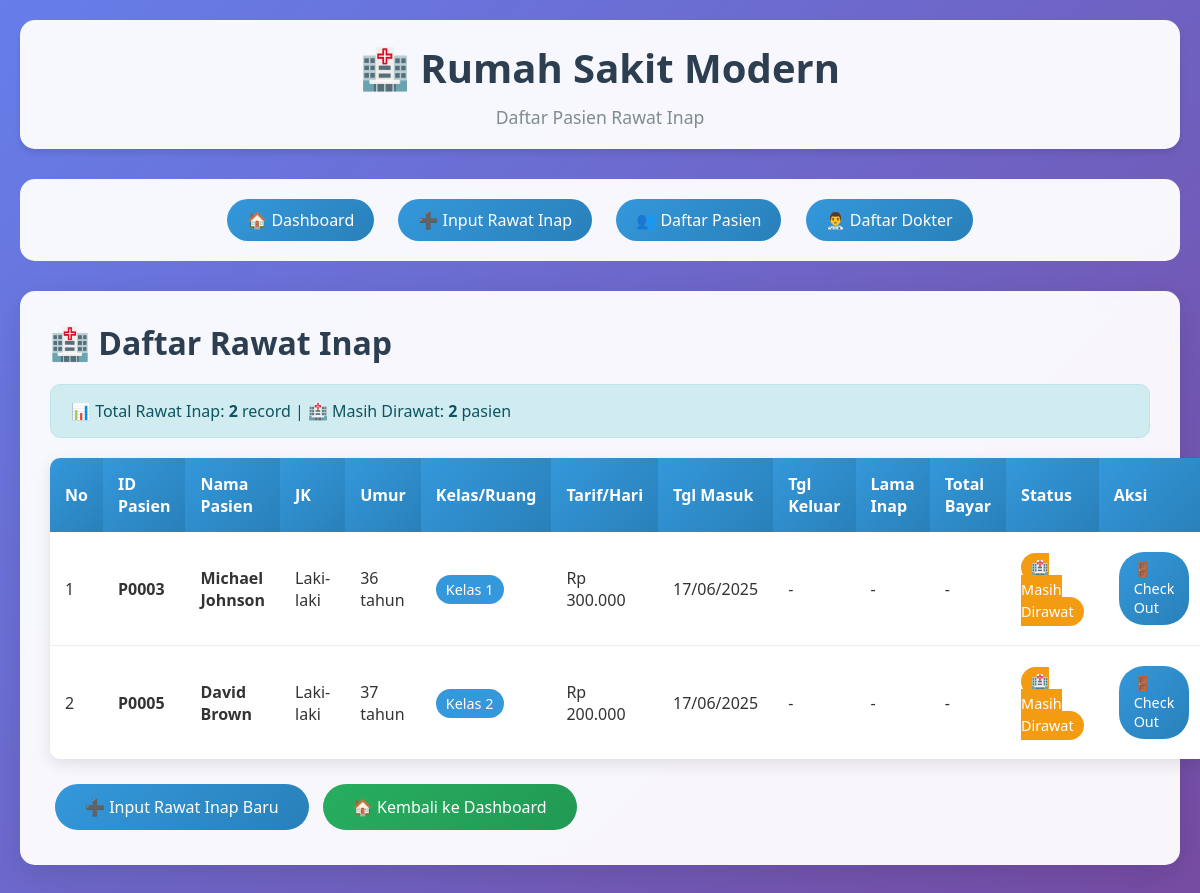
Screenshot of /rawat_inap_list.php with the database file from the repository.
### tables this page shows
CREATE TABLE IF NOT EXISTS detail_inap (
    Id_Pasien INT,
    kelas VARCHAR(10),
    tgl_inap DATE NOT NULL,
    Tgl_keluarinap DATE,
    total_Inap DECIMAL(12,2),
    lama_inap INT,
    PRIMARY KEY (Id_Pasien, kelas, tgl_inap),
    FOREIGN KEY (Id_Pasien) REFERENCES pasien(Id_Pasien),
    FOREIGN KEY (kelas) REFERENCES data_ruang(Kelas)
);

CREATE TABLE IF NOT EXISTS pasien (
    Id_Pasien INT AUTO_INCREMENT PRIMARY KEY,
    Jenis_Pasien ENUM('Rawat Jalan', 'Rawat Inap') NOT NULL,
    Nm_Pasien VARCHAR(100) NOT NULL,
    Tgl_Masuk DATE NOT NULL,
    Tmpt_Lahir VARCHAR(50) NOT NULL,
    Tgl_lahir DATE NOT NULL,
    Umur INT NOT NULL,
    JK ENUM('L', 'P') NOT NULL,
    Alamat TEXT NOT NULL,
    Tlpn VARCHAR(15),
    created_at TIMESTAMP DEFAULT CURRENT_TIMESTAMP,
    updated_at TIMESTAMP DEFAULT CURRENT_TIMESTAMP ON UPDATE CURRENT_TIMESTAMP
);

CREATE TABLE IF NOT EXISTS data_ruang (
    Kelas VARCHAR(10) PRIMARY KEY,
    nm_Rinap VARCHAR(50) NOT NULL,
    Tarif DECIMAL(10,2) NOT NULL,
    Jum_RInap INT NOT NULL
);

### db.php (called while the page is built, shortened)
<?php
function format_currency($number) {
    return "Rp " . number_format($number, 0, ',', '.');
}
function format_date($date) {
    return date('d/m/Y', strtotime($date));
}
?>

### rawat_inap_list.php (the view, shortened to what this page needs)
<?php include 'db.php'; ?>
<!DOCTYPE html>
<html lang="id">
<head>
    <link rel="stylesheet" href="assets/style.css">
</head>
<body>
    <div class="container">
        <div class="header">
            <h1>🏥 Rumah Sakit Modern</h1>
            <p>Daftar Pasien Rawat Inap</p>
        </div>
        <div class="nav">
            <a href="index.php">🏠 Dashboard</a>
            <a href="rawat_inap_form.php">➕ Input Rawat Inap</a>
            <a href="pasien_list.php">👥 Daftar Pasien</a>
            <a href="dokter_list.php">👨‍⚕️ Daftar Dokter</a>
        </div>
        <div class="card">
            <h2>🏥 Daftar Rawat Inap</h2>
            <?php
            $sql = "SELECT di.*, p.Nm_Pasien, p.JK, p.Umur, p.Tlpn, dr.nm_Rinap, dr.Tarif
                    FROM detail_inap di
                    LEFT JOIN pasien p ON di.Id_Pasien = p.Id_Pasien
                    LEFT JOIN data_ruang dr ON di.kelas = dr.Kelas
                    ORDER BY di.tgl_inap DESC";
            $result = mysqli_query($conn, $sql);
            $total_rawat_inap = 0;
            $masih_dirawat = 0;
            if ($result) {
                $total_rawat_inap = mysqli_num_rows($result);
                mysqli_data_seek($result, 0);
                while ($row = mysqli_fetch_assoc($result)) {
                    if (is_null($row['Tgl_keluarinap'])) {
                        $masih_dirawat++;
                    }
                }
                mysqli_data_seek($result, 0);
            }
            ?>
            <div class="alert alert-info">
                📊 Total Rawat Inap: <strong><?php echo $total_rawat_inap; ?></strong> record |
                🏥 Masih Dirawat: <strong><?php echo $masih_dirawat; ?></strong> pasien
            </div>
            <table class="table">
                <thead>
                    <tr>
                        <th>No</th>
                        <th>ID Pasien</th>
                        <th>Nama Pasien</th>
                        <th>JK</th>
                        <th>Umur</th>
                        <th>Kelas/Ruang</th>
                        <th>Tarif/Hari</th>
                        <th>Tgl Masuk</th>
                        <th>Tgl Keluar</th>
                        <th>Lama Inap</th>
                        <th>Total Bayar</th>
                        <th>Status</th>
                        <th>Aksi</th>
                    </tr>
                </thead>
                <tbody>
                    <?php
                    $no = 1;
                    if ($result && mysqli_num_rows($result) > 0) {
                        while ($row = mysqli_fetch_assoc($result)) {
                            $jk_full = ($row['JK'] == 'L') ? 'Laki-laki' : 'Perempuan';
                            $status_badge = is_null($row['Tgl_keluarinap']) ?
                                '<span style="background: #f39c12; color: white; padding: 5px 10px; border-radius: 15px; font-size: 0.9rem;">🏥 Masih Dirawat</span>' :
                                '<span style="background: #27ae60; color: white; padding: 5px 10px; border-radius: 15px; font-size: 0.9rem;">✅ Sudah Keluar</span>';
                            echo "<tr>
                                <td>".$no++."</td>
                                <td><strong>P".str_pad($row['Id_Pasien'], 4, '0', STR_PAD_LEFT)."</strong></td>
                                <td><strong>".$row['Nm_Pasien']."</strong></td>
                                <td>".$jk_full."</td>
                                <td>".$row['Umur']." tahun</td>
                                <td><span style='background: #3498db; color: white; padding: 5px 10px; border-radius: 15px; font-size: 0.9rem;'>".$row['nm_Rinap']."</span></td>
                                <td>".format_currency($row['Tarif'])."</td>
                                <td>".format_date($row['tgl_inap'])."</td>
                                <td>".($row['Tgl_keluarinap'] ? format_date($row['Tgl_keluarinap']) : '-')."</td>
                                <td>".($row['lama_inap'] ? $row['lama_inap'].' hari' : '-')."</td>
                                <td>".($row['total_Inap'] ? format_currency($row['total_Inap']) : '-')."</td>
                                <td>".$status_badge."</td>
                                <td>";
                            if (is_null($row['Tgl_keluarinap'])) {
                                echo "<a href='?checkout=".$row['Id_Pasien']."&kelas=".$row['kelas']."&tgl_inap=".$row['tgl_inap']."' class='btn btn-primary btn-sm' onclick='return confirm(\"Yakin ingin checkout pasien ini?\")'>🚪 Check Out</a>";
                            } else {
                                echo "<a href='struk_rawat_inap.php?id=".$row['Id_Pasien']."&kelas=".$row['kelas']."&tgl_inap=".$row['tgl_inap']."' class='btn btn-success btn-sm'>🖨️ Cetak Struk</a>";
                            }
                            echo "</td></tr>";
                        }
                    } else {
                        echo "<tr><td colspan='13' style='text-align: center; color: #7f8c8d;'>Belum ada data rawat inap. <a href='rawat_inap_form.php'>Input rawat inap pertama</a></td></tr>";
                    }
                    ?>
                </tbody>
            </table>
            <div style="margin-top: 20px;">
                <a href="rawat_inap_form.php" class="btn btn-primary">➕ Input Rawat Inap Baru</a>
                <a href="index.php" class="btn btn-success">🏠 Kembali ke Dashboard</a>
            </div>
        </div>
    </div>
</body>
</html>

### assets/style.css (style rules this page uses)
* { margin: 0; padding: 0; box-sizing: border-box; }
body { font-family: 'Segoe UI', Tahoma, Geneva, Verdana, sans-serif; background: linear-gradient(135deg, #667eea 0%, #764ba2 100%); min-height: 100vh; color: #333; }
.container { max-width: 1200px; margin: 0 auto; padding: 20px; }
.header { background: rgba(255, 255, 255, 0.95); backdrop-filter: blur(10px); box-shadow: 0 4px 6px rgba(0, 0, 0, 0.1); border-radius: 15px; margin-bottom: 30px; padding: 20px; text-align: center; }
.header h1 { color: #2c3e50; font-size: 2.5rem; margin-bottom: 10px; font-weight: 700; }
.header p { color: #7f8c8d; font-size: 1.1rem; }
.nav { background: rgba(255, 255, 255, 0.95); backdrop-filter: blur(10px); border-radius: 15px; padding: 15px; margin-bottom: 30px; text-align: center; }
.nav a { display: inline-block; margin: 5px 10px; padding: 10px 20px; background: linear-gradient(135deg, #3498db, #2980b9); color: white; text-decoration: none; border-radius: 25px; transition: all 0.3s ease; font-weight: 500; }
.card { background: rgba(255, 255, 255, 0.95); backdrop-filter: blur(10px); border-radius: 15px; padding: 30px; box-shadow: 0 10px 30px rgba(0, 0, 0, 0.1); margin-bottom: 30px; }
.card h2 { color: #2c3e50; margin-bottom: 20px; font-size: 2rem; font-weight: 600; }
.btn { display: inline-block; padding: 12px 30px; border: none; border-radius: 25px; font-size: 1rem; font-weight: 500; cursor: pointer; text-decoration: none; transition: all 0.3s ease; margin: 5px; }
.btn-primary { background: linear-gradient(135deg, #3498db, #2980b9); color: white; }
.btn-success { background: linear-gradient(135deg, #27ae60, #229954); color: white; }
.table { width: 100%; border-collapse: collapse; margin-top: 20px; background: white; border-radius: 10px; overflow: hidden; box-shadow: 0 5px 15px rgba(0, 0, 0, 0.1); }
.table th { background: linear-gradient(135deg, #3498db, #2980b9); color: white; padding: 15px; text-align: left; font-weight: 600; }
.table td { padding: 15px; border-bottom: 1px solid #ecf0f1; }
.table tr:last-child td { border-bottom: none; }
.alert { padding: 15px 20px; border-radius: 10px; margin: 20px 0; font-weight: 500; }
.alert-info { background: #d1ecf1; border: 1px solid #bee5eb; color: #0c5460; }
.btn-sm { padding: 8px 15px; font-size: 0.9rem; }
.table th { position: sticky; top: 0; z-index: 10; }
.card { animation: fadeInUp 0.6s ease-out; }

### rows the page displays
detail_inap: Id_Pasien "0003", Id_Pasien.Nm_Pasien "Michael Johnson", Id_Pasien.JK "Laki-laki", Id_Pasien.Umur "36", kelas.nm_Rinap "Kelas 1", kelas.Tarif "Rp 300.000", tgl_inap "17/06/2025", shows "🏥 Masih Dirawat"
detail_inap: Id_Pasien "0005", Id_Pasien.Nm_Pasien "David Brown", Id_Pasien.JK "Laki-laki", Id_Pasien.Umur "37", kelas.nm_Rinap "Kelas 2", kelas.Tarif "Rp 200.000", tgl_inap "17/06/2025", shows "🏥 Masih Dirawat"

### other values shown
$total_rawat_inap "2"
$masih_dirawat "2"
